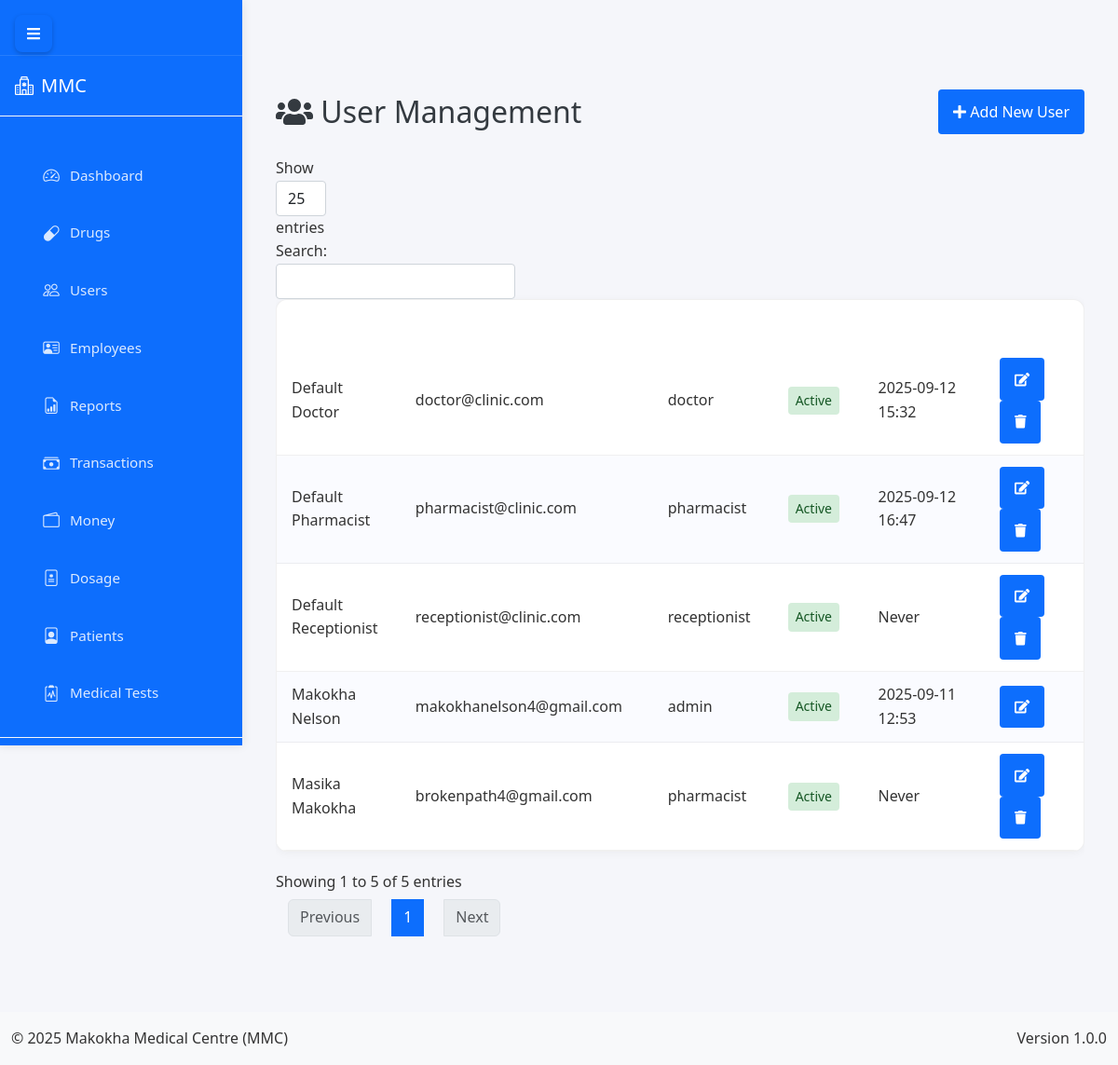
Before: /admin/users (signed in) with the older database file.
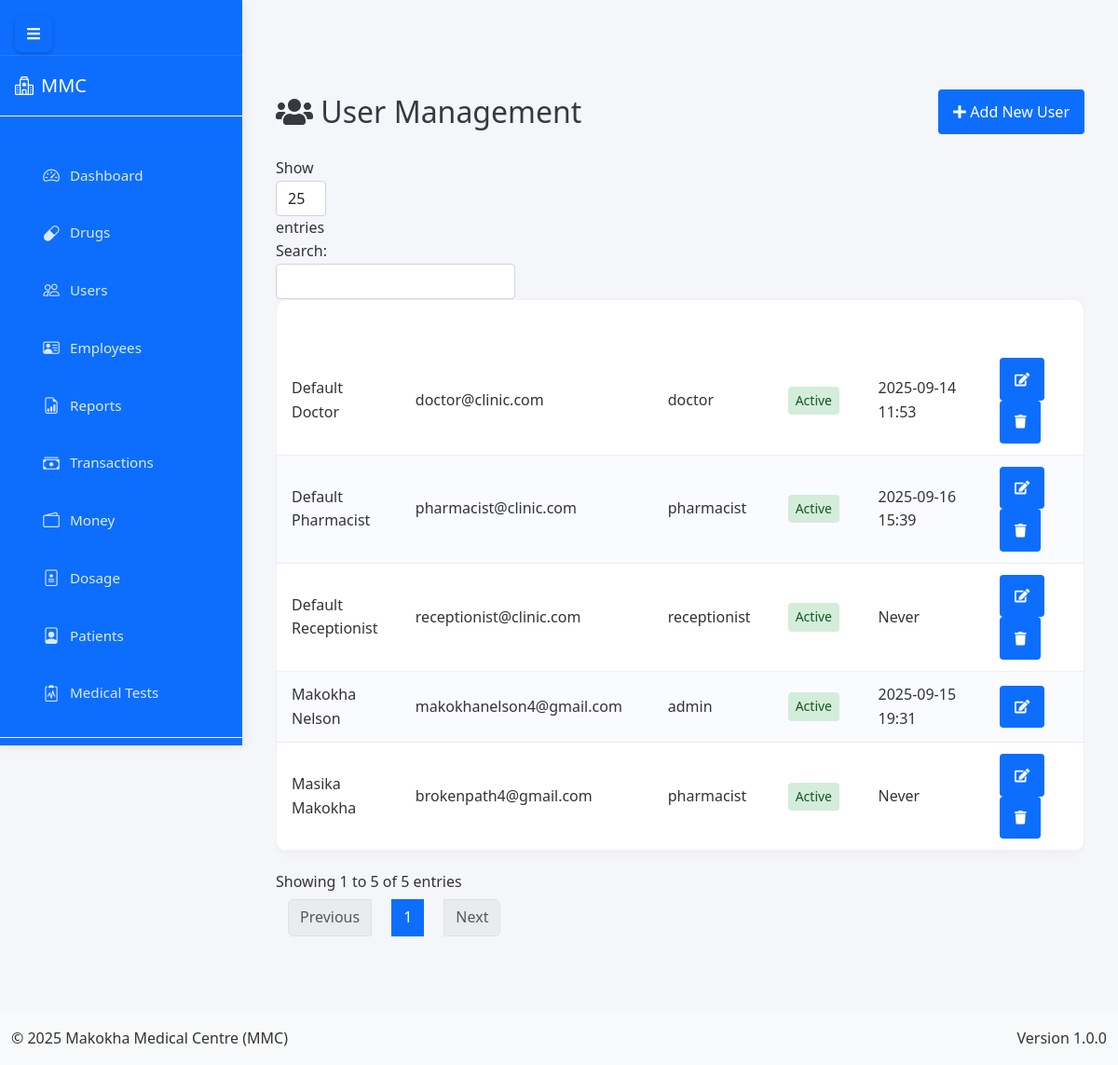
After: the same page with the newer database file.
### app.py (models this page shows, shortened)
class User(db.Model, UserMixin):
    __tablename__ = 'user'
    id = db.Column(db.Integer, primary_key=True)
    username = db.Column(db.String(50), unique=True, nullable=False)
    email = db.Column(db.String(100), unique=True, nullable=False)
    password = db.Column(db.String(200), nullable=False)
    role = db.Column(db.String(20), nullable=False, default='user')
    is_active = db.Column(db.Boolean, default=True)
    last_login = db.Column(db.DateTime)
    profile_picture = db.Column(db.String(255))
    created_at = db.Column(db.DateTime, default=lambda: datetime.now(timezone.utc))
    updated_at = db.Column(db.DateTime, default=lambda: datetime.now(timezone.utc), onupdate=lambda: datetime.now(timezone.utc))

### app.py (the view, shortened to what this page needs)
@app.route('/admin/users', methods=['GET', 'POST'])
@login_required
def manage_users():
    if current_user.role != 'admin':
        flash('Unauthorized access', 'danger')
        return redirect(url_for('home'))
    users = User.query.order_by(User.last_login.desc().nullslast(), User.username.asc()).all()
    return render_template('admin/users.html', users=users)

### app.py (called while the page is built, shortened)
@app.before_request
def initialize_data():
    global _first_request
    if not _first_request:
        return

@app.context_processor
def inject_current_date():
    return {'current_date': date.today().strftime('%Y-%m-%d')}

@app.context_processor
def inject_csrf_token():
    return dict(csrf_token=generate_csrf)

    @login_manager.user_loader
    def load_user(user_id):
        return db.session.get(User, int(user_id))

### templates/admin/users.html (shortened to what this page needs)
{% extends "base.html" %}
{% block content %}
        <div class="content">
            <div class="page-header">
                <h2><i class="fas fa-users"></i> User Management</h2>
                <div class="page-actions">
                    <button class="btn btn-primary" data-toggle="modal" data-target="#addUserModal">
                        <i class="fas fa-plus"></i> Add New User
                    </button>
                </div>
            </div>
            <div class="table-responsive">
                <table class="data-table" id="usersTable">
                    <thead>
                        <tr>
                            <th>Username</th>
                            <th>Email</th>
                            <th>Role</th>
                            <th>Status</th>
                            <th>Last Login</th>
                            <th>Actions</th>
                        </tr>
                    </thead>
                    <tbody>
                        {% for user in users %}
                        <tr>
                            <td>{{ user.username }}</td>
                            <td>{{ user.email }}</td>
                            <td>{{ user.role }}</td>
                            <td>
                                <span class="status-badge {% if user.is_active %}active{% else %}inactive{% endif %}">
                                    {% if user.is_active %}Active{% else %}Inactive{% endif %}
                                </span>
                            </td>
                            <td>
                                {% if user.last_login %}
                                    {{ user.last_login.strftime('%Y-%m-%d %H:%M') }}
                                {% else %}
                                    Never
                                {% endif %}
                            </td>
                            <td>
                                <button class="btn btn-sm btn-edit" data-id="{{ user.id }}" data-toggle="modal" data-target="#editUserModal">
                                    <i class="fas fa-edit"></i>
                                </button>
                                {% if user.id != current_user.id %}
                                <button class="btn btn-sm btn-delete" data-id="{{ user.id }}">
                                    <i class="fas fa-trash"></i>
                                </button>
                                {% endif %}
                            </td>
                        </tr>
                        {% endfor %}
                    </tbody>
                </table>
            </div>
        </div>
{% endblock %}

### templates/base.html (shortened to what this page needs)
<!DOCTYPE html>
<html lang="en">
<head>
    <link href="https://cdn.jsdelivr.net/npm/bootstrap@5.3.0/dist/css/bootstrap.min.css" rel="stylesheet">
    <link rel="stylesheet" href="https://cdn.jsdelivr.net/npm/bootstrap-icons@1.11.1/font/bootstrap-icons.css">
    <link rel="stylesheet" href="https://cdnjs.cloudflare.com/ajax/libs/font-awesome/5.15.3/css/all.min.css">
    <link href="https://cdn.jsdelivr.net/npm/select2@4.1.0-rc.0/dist/css/select2.min.css" rel="stylesheet">
    <link rel="stylesheet" href="{{ url_for('static', filename='css/style.css') }}">
    <link rel="stylesheet" href="{{ url_for('static', filename='css/dashboard.css') }}">
    <link rel="stylesheet" href="{{ url_for('static', filename='css/custom.css') }}">
</head>
<body class="d-flex flex-column min-vh-100">
    <div class="sidebar" id="sidebar">
        <div class="sidebar-header">
            <button class="toggle-nav" id="toggleNav">
                <i class="fas fa-bars"></i>
            </button>
        </div>
        <div class="collapse navbar-collapse flex-column h-100" id="navbarNav">
            <a class="navbar-brand fs-5 py-3 px-3 mb-3 w-100 border-bottom border-light" href="{{ url_for('home') }}">
                <i class="bi bi-hospital me-2"></i>MMC
            </a>
            <nav class="sidebar-nav">
                {% if current_user.is_authenticated %}
                    {% if current_user.role == 'admin' %}
                        <div class="nav-item">
                            <a href="{{ url_for('admin_dashboard') }}" class="nav-link">
                                <i class="bi bi-speedometer2"></i>
                                <span class="nav-text">Dashboard</span>
                            </a>
                        </div>
                        <div class="nav-item">
                            <a href="{{ url_for('manage_drugs') }}" class="nav-link">
                                <i class="bi bi-capsule"></i>
                                <span class="nav-text">Drugs</span>
                            </a>
                        </div>
                        <div class="nav-item">
                            <a href="{{ url_for('manage_users') }}" class="nav-link">
                                <i class="bi bi-people"></i>
                                <span class="nav-text">Users</span>
                            </a>
                        </div>
                        <div class="nav-item">
                            <a href="{{ url_for('manage_employees') }}" class="nav-link">
                                <i class="bi bi-person-vcard"></i>
                                <span class="nav-text">Employees</span>
                            </a>
                        </div>
                        <div class="nav-item">
                            <a href="{{ url_for('admin_reports') }}" class="nav-link">
                                <i class="bi bi-file-earmark-bar-graph"></i>
                                <span class="nav-text">Reports</span>
                            </a>
                        </div>
                        <div class="nav-item">
                            <a href="{{ url_for('manage_transactions') }}" class="nav-link">
                                <i class="bi bi-cash-stack"></i>
                                <span class="nav-text">Transactions</span>
                            </a>
                        </div>
                        <div class="nav-item">
                            <a href="{{ url_for('manage_money') }}" class="nav-link">
                                <i class="bi bi-wallet2"></i>
                                <span class="nav-text">Money</span>
                            </a>
                        </div>
                        <div class="nav-item">
                            <a href="{{ url_for('manage_dosage') }}" class="nav-link">
                                <i class="bi bi-file-medical"></i>
                                <span class="nav-text">Dosage</span>
                            </a>
                        </div>
                        <div class="nav-item">
                            <a href="{{ url_for('manage_patients') }}" class="nav-link">
                                <i class="bi bi-file-person"></i>
                                <span class="nav-text">Patients</span>
                            </a>
                        </div>
                        <div class="nav-item">
                            <a href="{{ url_for('manage_medical_tests') }}" class="nav-link">
                                <i class="bi bi-clipboard2-pulse"></i>
                                <span class="nav-text">Medical Tests</span>
                            </a>
                        </div>
                        <div class="nav-item">
                            <a href="{{ url_for('manage_beds') }}" class="nav-link">
                            </a>
                        </div>
                    {% endif %}
                {% endif %}
            </nav>
            <div class="mt-auto border-top border-light w-100">
                {% if current_user.is_authenticated %}
                    <div class="nav-item dropdown w-100">
                        <a class="nav-link dropdown-toggle d-flex align-items-center fs-6 px-3 py-3" href="#" id="userDropdown" role="button" data-bs-toggle="dropdown">
                        </a>
                    </div>
                {% else %}
                    <div class="nav-item w-100">
                        <a class="nav-link fs-6 px-3 py-3" href="{{ url_for('auth.login') }}">
                            <i class="bi bi-box-arrow-in-right me-2"></i>Login
                        </a>
                    </div>
                {% endif %}
            </div>
        </div>
    </div>
    <main class="container-fluid flex-grow-1 py-3" style="margin-top: 60px;">
        {% block content %}{% endblock %}
    </main>
    <footer class="bg-light py-3 mt-auto">
        <div class="container-fluid">
            <div class="row">
                <div class="col-md-6 text-center text-md-start">
                    <p class="mb-0">&copy; 2025 Makokha Medical Centre (MMC)</p>
                </div>
                <div class="col-md-6 text-center text-md-end">
                    <p class="mb-0">Version 1.0.0</p>
                </div>
            </div>
        </div>
    </footer>
</body>
</html>

### static/css/style.css (style rules this page uses)
:root { --primary-color: #3498db; --secondary-color: #2980b9; --success-color: #2ecc71; --danger-color: #e74c3c; --warning-color: #f39c12; --info-color: #1abc9c; --light-color: #ecf0f1; --dark-color: #2c3e50; --gray-color: #95a5a6; --white-color: #ffffff; --black-color: #000000; --sidebar-width: 250px; --sidebar-collapsed-width: 0; --top-bar-height: 60px; --shadow: 0 2px 10px rgba(0, 0, 0, 0.1); --transition: all 0.3s ease; }
* { margin: 0; padding: 0; box-sizing: border-box; font-family: 'Segoe UI', Tahoma, Geneva, Verdana, sans-serif; }
.btn { position: relative; z-index: auto; }
.content, .main-content, .dashboard-container { position: static !important; overflow: visible !important; }
body { background-color: #f5f6fa; color: #333; line-height: 1.6; overflow-x: hidden; }
a { text-decoration: none; color: inherit; }
button, input, select, textarea { font-family: inherit; font-size: inherit; }
.btn { display: inline-block; padding: 8px 16px; border: none; border-radius: 4px; background-color: var(--primary-color); color: white; cursor: pointer; transition: var(--transition); }
.btn-sm { padding: 5px 10px; font-size: 0.9rem; }
.btn-primary { background-color: var(--primary-color); }
.sidebar { width: var(--sidebar-width); background-color: var(--dark-color); color: white; transition: var(--transition); position: relative; z-index: 100; height: 100vh; overflow-y: auto; }
.sidebar-header { padding: 20px; text-align: center; border-bottom: 1px solid rgba(255, 255, 255, 0.1); }
.dropdown { position: relative; display: inline-block; }
.content { flex: 1; padding: 20px; overflow-y: auto; }
.data-table { width: 100%; border-collapse: collapse; margin-bottom: 20px; }
.data-table th, .data-table td { padding: 12px 15px; text-align: left; border-bottom: 1px solid #eee; }
.data-table th { background-color: #f8f9fa; font-weight: 600; color: var(--dark-color); }
.status-badge { display: inline-block; padding: 4px 8px; border-radius: 4px; font-size: 0.8rem; font-weight: 500; color: white; }
.status-badge.active { background-color: var(--success-color); }

### templates/admin/users.html (style rules this page uses)
.status-badge { display: inline-block; padding: 0.25rem 0.5rem; border-radius: 0.25rem; font-size: 0.875rem; font-weight: 500; }
.status-badge.active { background-color: #d4edda; color: #155724; }
.page-header { display: flex; justify-content: space-between; align-items: center; margin-bottom: 1.5rem; }
.page-header h2 { margin: 0; color: #343a40; }
.page-actions .btn { margin-left: 0.5rem; }

Changed rows visible on the page:
changed User "Default Pharmacist": last_login "2025-09-12 16:47" → "2025-09-16 15:39"
changed User "Makokha Nelson": last_login "2025-09-11 12:53" → "2025-09-15 19:31"; moves up the list
changed User "Default Doctor": last_login "2025-09-12 15:32" → "2025-09-14 11:53"
